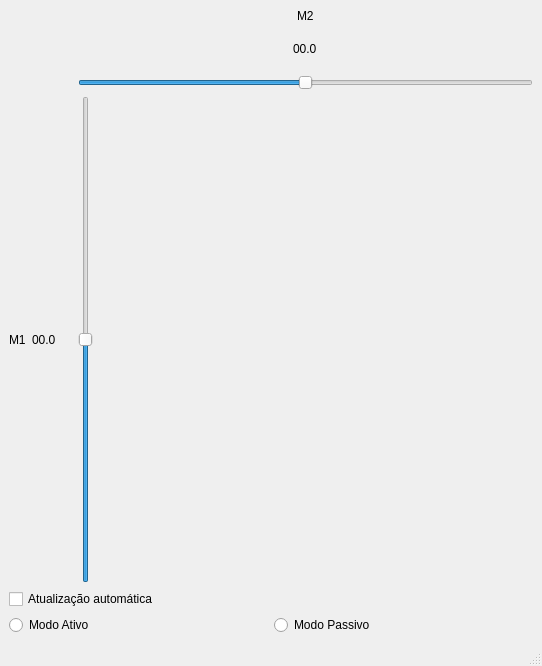
<?xml version="1.0" encoding="UTF-8"?>
<ui version="4.0">
 <class>MainWindow</class>
 <widget class="QMainWindow" name="MainWindow">
  <property name="geometry">
   <rect>
    <x>0</x>
    <y>0</y>
    <width>542</width>
    <height>666</height>
   </rect>
  </property>
  <property name="windowTitle">
   <string>Posicionamento de Motores</string>
  </property>
  <property name="tabShape">
   <enum>QTabWidget::Rounded</enum>
  </property>
  <widget class="QWidget" name="centralwidget">
   <layout class="QVBoxLayout" name="verticalLayout_2">
    <item>
     <layout class="QGridLayout" name="gridLayout">
      <item row="2" column="2">
       <widget class="QSlider" name="horizontalSlider">
        <property name="maximum">
         <number>100</number>
        </property>
        <property name="value">
         <number>50</number>
        </property>
        <property name="orientation">
         <enum>Qt::Horizontal</enum>
        </property>
       </widget>
      </item>
      <item row="3" column="2">
       <widget class="QSlider" name="verticalSlider">
        <property name="maximum">
         <number>100</number>
        </property>
        <property name="value">
         <number>50</number>
        </property>
        <property name="tracking">
         <bool>true</bool>
        </property>
        <property name="orientation">
         <enum>Qt::Vertical</enum>
        </property>
       </widget>
      </item>
      <item row="0" column="2" alignment="Qt::AlignHCenter">
       <widget class="QLabel" name="label_2">
        <property name="text">
         <string>M2</string>
        </property>
       </widget>
      </item>
      <item row="1" column="2" alignment="Qt::AlignHCenter">
       <widget class="QLabel" name="label_3">
        <property name="minimumSize">
         <size>
          <width>0</width>
          <height>40</height>
         </size>
        </property>
        <property name="text">
         <string>00.0</string>
        </property>
       </widget>
      </item>
      <item row="3" column="0">
       <widget class="QLabel" name="label">
        <property name="text">
         <string>M1</string>
        </property>
       </widget>
      </item>
      <item row="3" column="1">
       <widget class="QLabel" name="label_4">
        <property name="minimumSize">
         <size>
          <width>40</width>
          <height>0</height>
         </size>
        </property>
        <property name="text">
         <string>00.0</string>
        </property>
       </widget>
      </item>
     </layout>
    </item>
    <item>
     <layout class="QVBoxLayout" name="verticalLayout">
      <item>
       <widget class="QCheckBox" name="checkBox">
        <property name="text">
         <string>Atualização automática</string>
        </property>
       </widget>
      </item>
      <item>
       <layout class="QHBoxLayout" name="horizontalLayout">
        <item>
         <widget class="QRadioButton" name="radioButton">
          <property name="text">
           <string>Modo Ativo</string>
          </property>
         </widget>
        </item>
        <item>
         <widget class="QRadioButton" name="radioButton_2">
          <property name="text">
           <string>Modo Passivo</string>
          </property>
         </widget>
        </item>
       </layout>
      </item>
     </layout>
    </item>
   </layout>
  </widget>
  <widget class="QMenuBar" name="menubar">
   <property name="geometry">
    <rect>
     <x>0</x>
     <y>0</y>
     <width>542</width>
     <height>22</height>
    </rect>
   </property>
  </widget>
  <widget class="QStatusBar" name="statusbar"/>
 </widget>
 <resources/>
 <connections/>
</ui>
